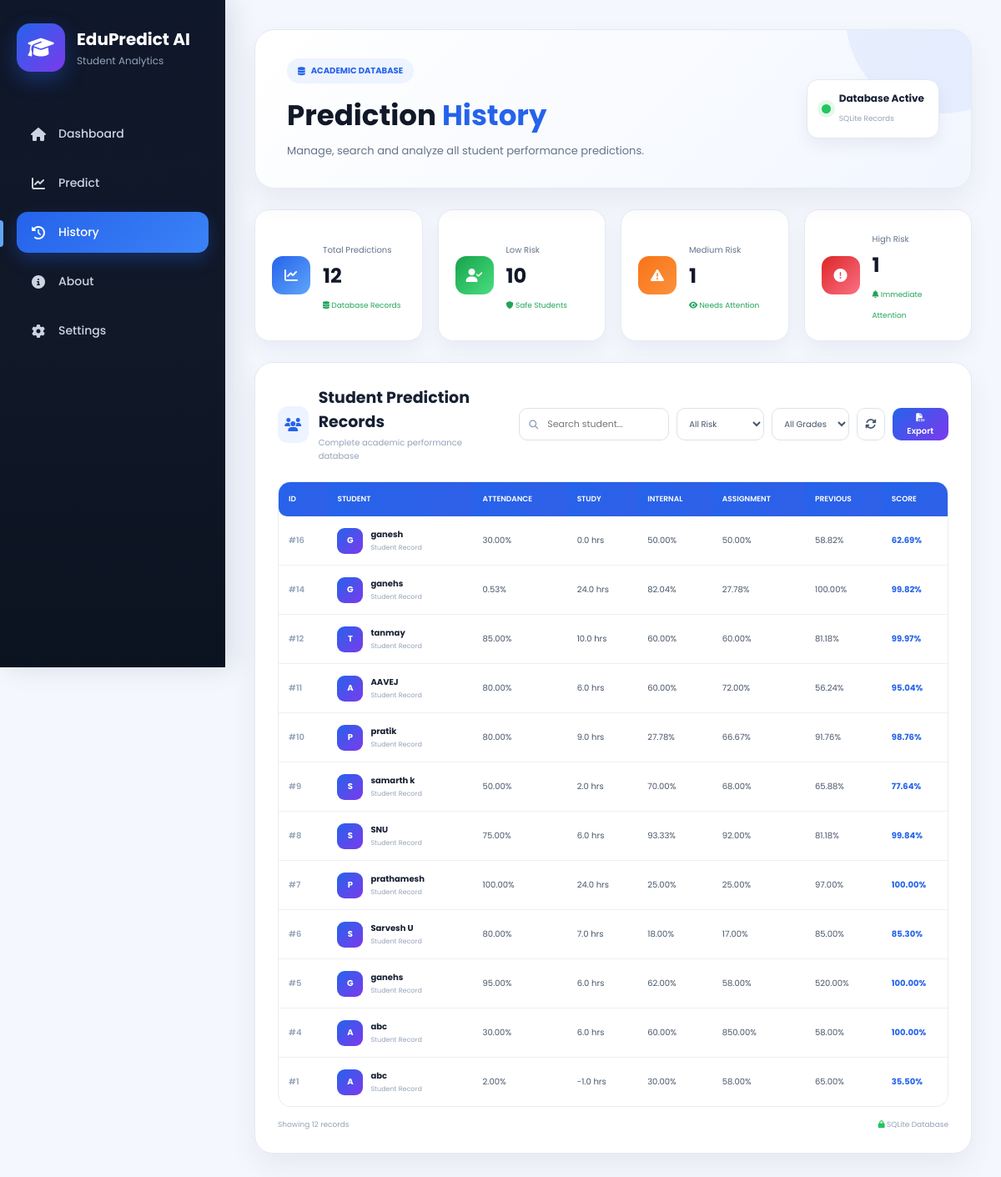
The app's page /history with its own data.
### tables this page shows
CREATE TABLE students (

    id INTEGER PRIMARY KEY AUTOINCREMENT,

    name TEXT NOT NULL,

    attendance REAL,

    study_hours REAL,

    internal_marks REAL,

    assignment_marks REAL,

    previous_marks REAL,

    predicted_score REAL,

    grade TEXT,

    risk TEXT

);

### app.py (the view)
@app.route("/history")
def history():
    conn = sqlite3.connect("students.db")
    conn.row_factory = sqlite3.Row
    cursor = conn.cursor()
    cursor.execute("""
        SELECT *
        FROM students
        ORDER BY id DESC
    """)
    students = cursor.fetchall()
    conn.close()
    return render_template(
        "history.html",
        students=students
    )

### templates/history.html (shortened to what this page needs)
<!DOCTYPE html>
<html lang="en">
<head>
    <link rel="stylesheet"
          href="{{ url_for('static', filename='css/style.css') }}">
    <link rel="stylesheet"
          href="https://cdnjs.cloudflare.com/ajax/libs/font-awesome/6.7.2/css/all.min.css">
</head>
<body>
<div class="container">
    <aside class="sidebar">
        <div class="logo">
            <div class="logo-icon">
                <i class="fas fa-graduation-cap"></i>
            </div>
            <div>
                <h2>EduPredict AI</h2>
                <p>Student Analytics</p>
            </div>
        </div>
        <nav>
            <a href="{{ url_for('home') }}">
                <i class="fas fa-home"></i>
                Dashboard
            </a>
            <a href="{{ url_for('predict') }}">
                <i class="fas fa-chart-line"></i>
                Predict
            </a>
            <a href="{{ url_for('history') }}"
               class="active">
                <i class="fas fa-clock-rotate-left"></i>
                History
            </a>
            <a href="{{ url_for('about') }}">
                <i class="fas fa-circle-info"></i>
                About
            </a>
            <a href="{{ url_for('settings') }}">
                <i class="fas fa-gear"></i>
                Settings
            </a>
        </nav>
    </aside>
    <main class="main-content history-page">
        <section class="history-hero">
            <div class="history-hero-content">
                <span class="hero-badge">
                    <i class="fas fa-database"></i>
                    ACADEMIC DATABASE
                </span>
                <h1>
                    Prediction
                    <span>History</span>
                </h1>
                <p>
                    Manage, search and analyze all student
                    performance predictions.
                </p>
            </div>
            <div class="hero-status">
                <span class="status-dot"></span>
                <div>
                    <strong>Database Active</strong>
                    <small>SQLite Records</small>
                </div>
            </div>
        </section>
        <section class="history-stats">
            <div class="history-stat blue-stat">
                <div class="stat-icon">
                    <i class="fas fa-chart-line"></i>
                </div>
                <div>
                    <span>Total Predictions</span>
                    <h2>{{ students|length }}</h2>
                    <small>
                        <i class="fas fa-database"></i>
                        Database Records
                    </small>
                </div>
            </div>
            <div class="history-stat green-stat">
                <div class="stat-icon">
                    <i class="fas fa-user-check"></i>
                </div>
                <div>
                    <span>Low Risk</span>
                    <h2 id="lowRiskCount">0</h2>
                    <small>
                        <i class="fas fa-shield"></i>
                        Safe Students
                    </small>
                </div>
            </div>
            <div class="history-stat orange-stat">
                <div class="stat-icon">
                    <i class="fas fa-triangle-exclamation"></i>
                </div>
                <div>
                    <span>Medium Risk</span>
                    <h2 id="mediumRiskCount">0</h2>
                    <small>
                        <i class="fas fa-eye"></i>
                        Needs Attention
                    </small>
                </div>
            </div>
            <div class="history-stat red-stat">
                <div class="stat-icon">
                    <i class="fas fa-circle-exclamation"></i>
                </div>
                <div>
                    <span>High Risk</span>
                    <h2 id="highRiskCount">0</h2>
                    <small>
                        <i class="fas fa-bell"></i>
                        Immediate Attention
                    </small>
                </div>
            </div>
        </section>
        <section class="history-card">
            <div class="history-toolbar">
                <div class="history-title">
                    <div class="history-title-icon">
                        <i class="fas fa-users"></i>
                    </div>
                    <div>
                        <h2>
                            Student Prediction Records
                        </h2>
                        <p>
                            Complete academic performance database
                        </p>
                    </div>
                </div>
                <div class="history-actions">
                    <div class="search-box">
                        <i class="fas fa-search"></i>
                        <input
                            type="text"
                            id="searchInput"
                            placeholder="Search student...">
                    </div>
                    <select
                        id="riskFilter"
                        class="filter-select">
                        <option value="all">
                            All Risk
                        </option>
                    </select>
                    <select
                        id="gradeFilter"
                        class="filter-select">
                        <option value="all">
                            All Grades
                        </option>
                    </select>
                    <button
                        class="icon-btn"
                        onclick="location.reload()"
                        title="Refresh">
                        <i class="fas fa-rotate"></i>
                    </button>
                    <button
                        class="export-btn"
                        onclick="exportCSV()">
                        <i class="fas fa-file-csv"></i>
                        Export
                    </button>
                </div>
            </div>
            {% if students %}
            <div class="table-wrapper">
                <table id="historyTable">
                    <thead>
                        <tr>
                            <th>ID</th>
                            <th>STUDENT</th>
                            <th>ATTENDANCE</th>
                            <th>STUDY</th>
                            <th>INTERNAL</th>
                            <th>ASSIGNMENT</th>
                            <th>PREVIOUS</th>
                            <th>SCORE</th>
                        </tr>
                    </thead>
                    <tbody>
                    {% for student in students %}
                    <tr
                        data-name="{{ student['name']|lower }}"
                        data-risk="{{ student['risk'] }}"
                        data-grade="{{ student['grade'] }}">
                        <td>
                            <span class="record-id">
                                #{{ student["id"] }}
                            </span>
                        </td>
                        <td>
                            <div class="student-cell">
                                <div class="student-avatar">
                                    {{ student["name"][0]|upper }}
                                </div>
                                <div>
                                    <strong>
                                        {{ student["name"] }}
                                    </strong>
                                    <small>
                                        Student Record
                                    </small>
                                </div>
                            </div>
                        </td>
                        <td>
                            <div class="progress-value">
                                <span>
                                    {{ "%.2f"|format(
                                    student["attendance"]|float
                                    ) }}%
                                </span>
                            </div>
                        </td>
                        <td>
                            <span class="normal-value">
                                {{ "%.1f"|format(
                                student["study_hours"]|float
                                ) }}
                                hrs
                            </span>
                        </td>
                        <td>
                            {{ "%.2f"|format(
                            student["internal_marks"]|float
                            ) }}%
                        </td>
                        <td>
                            {{ "%.2f"|format(
                            student["assignment_marks"]|float
                            ) }}%
                        </td>
                        <td>
                            {{ "%.2f"|format(
                            student["previous_marks"]|float
                            ) }}%
                        </td>
                        <td>
                            <strong class="score">
                                {{ "%.2f"|format(
                                student["predicted_score"]|float
                                ) }}%
                            </strong>
                        </td>
                    </tr>
                    {% endfor %}
                    </tbody>
                </table>
            </div>
            <div class="table-footer">
                <span id="resultCount">
                    Showing {{ students|length }}
                    records
                </span>
                <span>
                    <i class="fas fa-lock"></i>
                    SQLite Database
                </span>
            </div>
            {% endif %}
        </section>
    </main>
</div>
</body>
</html>

### records on screen
students: id "16", name "G", name "ganesh", attendance "30.00", study_hours "0.0", internal_marks "50.00", assignment_marks "50.00", previous_marks "58.82", predicted_score "62.69"
students: id "14", name "G", name "ganehs", attendance "0.53", study_hours "24.0", internal_marks "82.04", assignment_marks "27.78", previous_marks "100.00", predicted_score "99.82"
students: id "12", name "T", name "tanmay", attendance "85.00", study_hours "10.0", internal_marks "60.00", assignment_marks "60.00", previous_marks "81.18", predicted_score "99.97"
students: id "11", name "A", name "AAVEJ", attendance "80.00", study_hours "6.0", internal_marks "60.00", assignment_marks "72.00", previous_marks "56.24", predicted_score "95.04"
students: id "10", name "P", name "pratik", attendance "80.00", study_hours "9.0", internal_marks "27.78", assignment_marks "66.67", previous_marks "91.76", predicted_score "98.76"
students: id "9", name "S", name "samarth k", attendance "50.00", study_hours "2.0", internal_marks "70.00", assignment_marks "68.00", previous_marks "65.88", predicted_score "77.64"
students: id "8", name "S", name "SNU", attendance "75.00", study_hours "6.0", internal_marks "93.33", assignment_marks "92.00", previous_marks "81.18", predicted_score "99.84"
students: id "7", name "P", name "prathamesh", attendance "100.00", study_hours "24.0", internal_marks "25.00", assignment_marks "25.00", previous_marks "97.00", predicted_score "100.00"
students: id "6", name "S", name "Sarvesh U", attendance "80.00", study_hours "7.0", internal_marks "18.00", assignment_marks "17.00", previous_marks "85.00", predicted_score "85.30"
students: id "5", name "G", name "ganehs", attendance "95.00", study_hours "6.0", internal_marks "62.00", assignment_marks "58.00", previous_marks "520.00", predicted_score "100.00"
students: id "4", name "A", name "abc", attendance "30.00", study_hours "6.0", internal_marks "60.00", assignment_marks "850.00", previous_marks "58.00", predicted_score "100.00"
students: id "1", name "A", name "abc", attendance "2.00", study_hours "-1.0", internal_marks "30.00", assignment_marks "58.00", previous_marks "65.00", predicted_score "35.50"

### other values on screen
{{ students|length }} "12"
